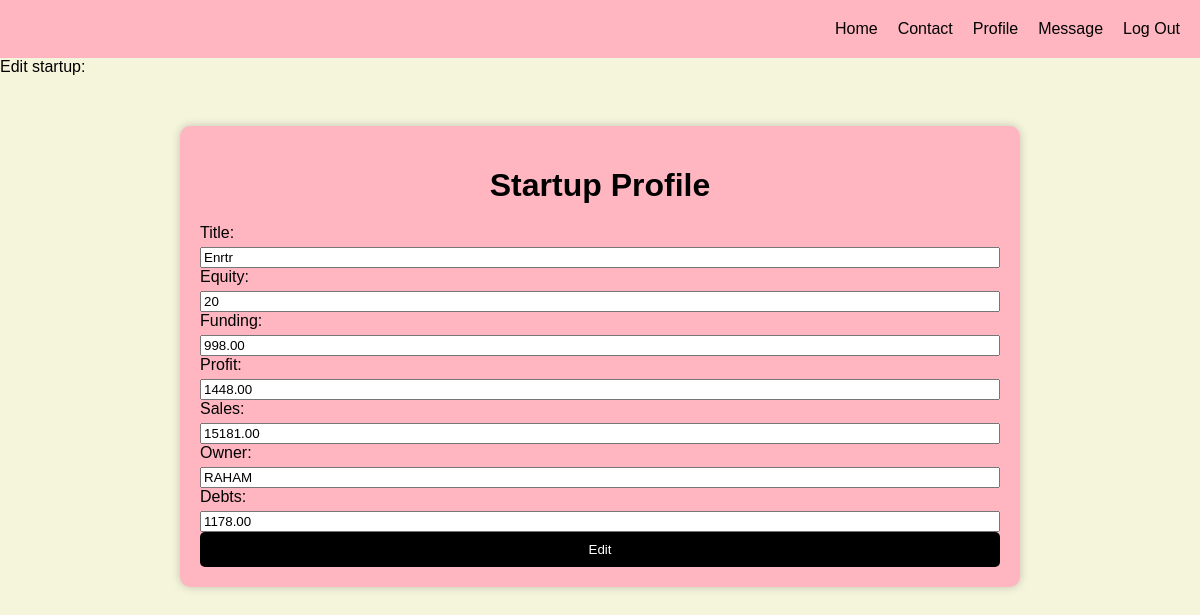
Page /entrepreneur/editstart (signed in) on the committed database.
### entrepreneur/models.py (models this page shows, shortened)
class startup(models.Model):
    user = models.ForeignKey(User, on_delete=models.CASCADE)
    title = models.CharField(max_length=100)
    Equity = models.TextField()
    funding = models.DecimalField(max_digits=10, decimal_places=2)
    Sales =  models.DecimalField(max_digits=10, decimal_places=2)
    owner= models.TextField()
    profit = models.DecimalField(max_digits=10, decimal_places=2)
    debts = models.DecimalField(max_digits=10, decimal_places=2)

### entrepreneur/views.py (the view)
# urls.py: path('editstart', views.editstart, name='editstart')
@login_required(login_url='login')
def editstart(request):
    if startup.objects.filter(user=request.user).exists():
        if request.method == 'POST':
            title = request.POST['title']
            Equity = request.POST['Equity']
            funding = request.POST['funding']
            Sales = request.POST['Sales']
            owner = request.POST['owner']
            profit = request.POST['profit']
            Debts = request.POST['debts']
            user = request.user
            start = startup.objects.filter(user=request.user).update(user=user, title=title, Equity=Equity, funding=funding,
                                                                      Sales=Sales, owner=owner, profit=profit,
                                                                        debts=Debts)
            print('startup updatesd')
            return redirect('entreprePro')
        else:
            startupl = startup.objects.filter(user=request.user)
            return render(request, 'editstartup.html', {'startups': startupl})
    else:
        return redirect('entreprePro')

### templates/editStartup.html (shortened to what this page needs)
<!DOCTYPE html>
{% load static %}
<html>
<head>
    <link rel="stylesheet" type="text/css" href="{% static 'css/startup.css' %}">
</head>
<body>
<div class="banner">
    <a href="{% url 'entreprePro' %}">Home</a>
    <a href="{% url 'contact' %}">Contact</a>
    <a href="{% url 'entreprePro' %}">Profile</a>
    <a href="#">Message</a>
    <a href="{% url 'logout' %}">Log Out</a>
</div>
Edit startup:
<div class="profile-container">
    <h1>Startup Profile</h1>
{% for startup in startups %}
    <form action="" method="post">
        <label for="title">Title:</label>
        <input type="text" id="title" name="title" value="{{startup.title}}" required>
        <label for="Equity">Equity:</label>
        <input type="text" id="Equity" name="Equity" value="{{startup.Equity}}" required>
        <label for="funding">Funding:</label>
        <input type="text" id="funding" name="funding" value="{{startup.funding}}" required>
<label for="profit">Profit:</label>
        <input type="text" id="profit" name="profit" value="{{startup.profit}}" required>
        <label for="Sales">Sales:</label>
        <input type="text" id="Sales" name="Sales" value="{{startup.Sales}}" required>
        <label for="owner">Owner:</label>
        <input type="text" id="owner" name="owner" value="{{startup.owner}}" required>
        <label for="debts">Debts:</label>
        <input type="text" id="debts" name="debts" value="{{startup.debts}}" required>
        <input type="submit" value="Edit">
{% endfor %}
    </form>
</div>
</body>
</html>

### static/CSS/startup.css (style rules this page uses)
body { font-family: Arial, sans-serif; margin: 0; padding: 0; background-color: beige; color: black; }
.banner { background-color: lightpink; padding: 10px; display: flex; justify-content: flex-end; }
.banner a { padding: 10px; color: black; text-decoration: none; }
.profile-container { width: 800px; margin: 50px auto; padding: 20px; background-color: lightpink; border-radius: 10px; box-shadow: 0 0 10px rgba(0, 0, 0, 0.2); }
.profile-container h1 { text-align: center; margin-bottom: 20px; }
form { display: flex; flex-direction: column; }
label { margin-bottom: 5px; }
input[type="submit"] { background-color: black; color: white; padding: 10px 15px; border: none; border-radius: 5px; cursor: pointer; }

### rows in the picture
startup: title "Enrtr", Equity "20", funding "998.00", profit "1448.00", Sales "15181.00", owner "RAHAM", debts "1178.00"
